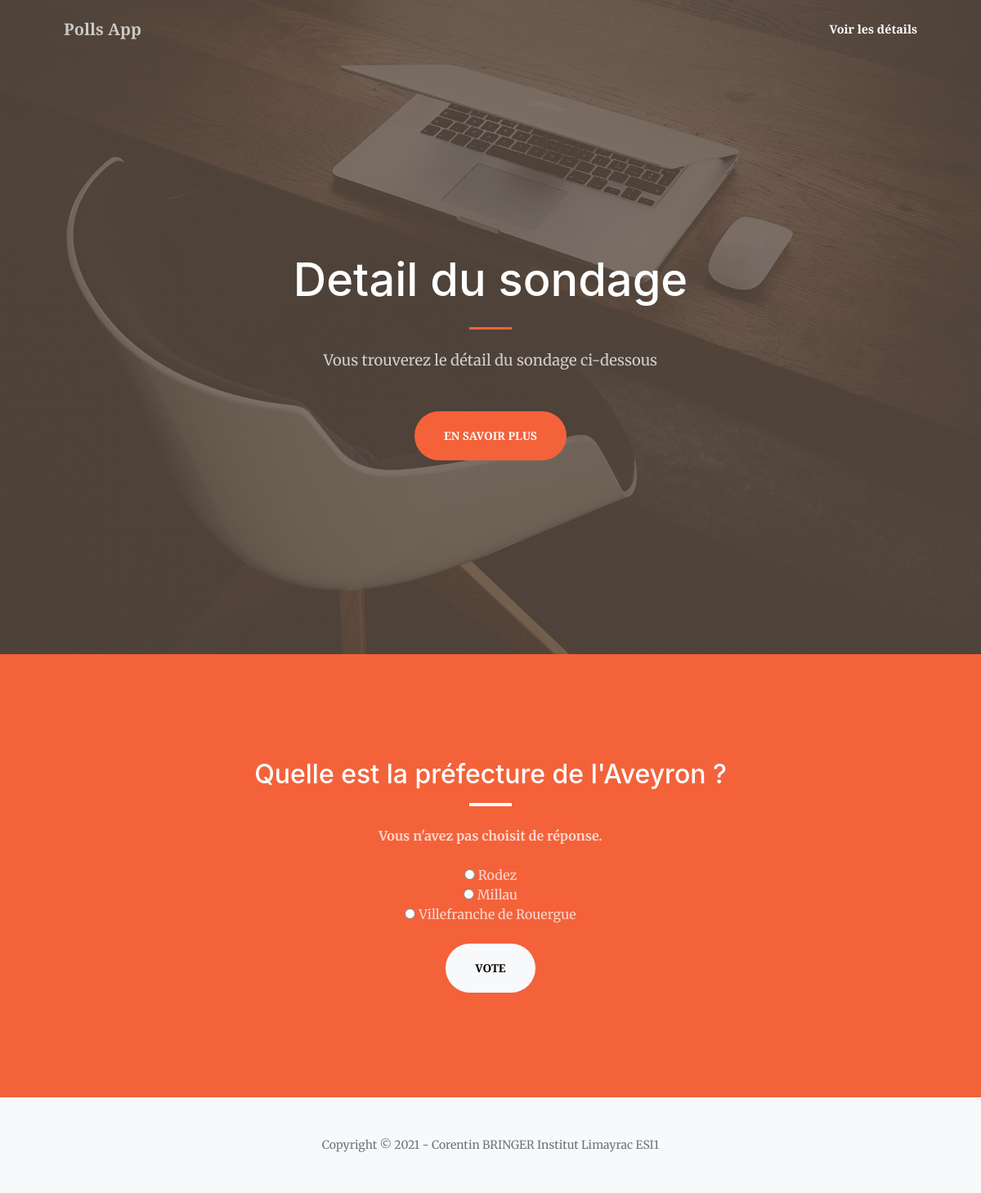
The page /polls/1/vote/ on the database its author committed.
### polls/models.py (models this page shows, shortened)
class Question(models.Model):
    question_text = models.CharField(max_length=200)
    pub_date = models.DateTimeField('date publication')

class Choice(models.Model):
    question = models.ForeignKey(Question, on_delete=models.CASCADE)
    choice_text = models.CharField(max_length=200)
    votes = models.IntegerField(default=0)

### polls/views.py (the view)
# urls.py: path('<int:question_id>/vote/', views.vote, name='vote'),
def vote(request, question_id):
    question = get_object_or_404(Question, pk=question_id)
    try:
        selected_choice = question.choice_set.get(pk=request.POST['choice'])
    except (KeyError, Choice.DoesNotExist):
        return render(request, 'polls/detail.html', {
            'question': question,
            'error_message': "Vous n'avez pas choisit de réponse.",
        })
    else:
        selected_choice.votes += 1
        selected_choice.save()
        return HttpResponseRedirect(reverse('polls:results', args=(question.id,)))

### polls/templates/polls/detail.html (shortened to what this page needs)
<!DOCTYPE html>
<html lang="fr">
    <head>
        <link href="https://cdn.jsdelivr.net/npm/bootstrap-icons@1.5.0/font/bootstrap-icons.css" rel="stylesheet" />
        <link href="https://cdnjs.cloudflare.com/ajax/libs/SimpleLightbox/2.1.0/simpleLightbox.min.css" rel="stylesheet" />
        {% load static %}
        <link rel="stylesheet" type="text/css" href="{% static 'homepage/style.css' %}">
    </head>
    <body id="page-top">
        <nav class="navbar navbar-expand-lg navbar-light fixed-top py-3" id="mainNav">
            <div class="container px-4 px-lg-5">
                <a class="navbar-brand" href="/">Polls App</a>
                <div class="collapse navbar-collapse" id="navbarResponsive">
                    <ul class="navbar-nav ms-auto my-2 my-lg-0">
                        <li class="nav-item"><a class="nav-link" href="#about">Voir les détails</a></li>
                    </ul>
                </div>
            </div>
        </nav>
        <header class="masthead">
            <div class="container px-4 px-lg-5 h-100">
                <div class="row gx-4 gx-lg-5 h-100 align-items-center justify-content-center text-center">
                    <div class="col-lg-8 align-self-end">
                        <h1 class="text-white font-weight-bold">Detail du sondage</h1>
                        <hr class="divider" />
                    </div>
                    <div class="col-lg-8 align-self-baseline">
                        <p class="text-white-75 mb-5">Vous trouverez le détail du sondage ci-dessous</p>
                        <a class="btn btn-primary btn-xl" href="#about">En savoir plus</a>
                    </div>
                </div>
            </div>
        </header>
        <section class="page-section bg-primary" id="about">
            <div class="container px-4 px-lg-5">
                <div class="row gx-4 gx-lg-5 justify-content-center">
                    <div class="col-lg-8 text-center">
                        <form action="{% url 'polls:vote' question.id %}" method="post">
                        <fieldset>
                            <legend><h2 class="text-white mt-0">{{ question.question_text }}</h2></legend>
                            <hr class="divider divider-light" />
                            {% if error_message %}<p class="text-white-75 mb-4"><strong>{{ error_message }}</strong></p>{% endif %}
                            {% for choice in question.choice_set.all %}
                                <input type="radio" name="choice" id="choice{{ forloop.counter }}" value="{{ choice.id }}">
                                <label class="text-white-75" for="choice{{ forloop.counter }}">{{ choice.choice_text }}</label><br>
                            {% endfor %}
                        </fieldset>
                        <input class="btn btn-light btn-xl mt-4" type="submit" value="Vote">
                        </form>
                    </div>
                </div>
            </div>
        </section>
        <footer class="bg-light py-5">
            <div class="container px-4 px-lg-5"><div class="small text-center text-muted">Copyright &copy; 2021 - Corentin BRINGER Institut Limayrac ESI1</div></div>
        </footer>
    </body>
</html>

### rows shown on the page
Question: question_text "Quelle est la préfecture de l'Aveyron ?"
Choice: choice_text "Rodez"
Choice: choice_text "Millau"
Choice: choice_text "Villefranche de Rouergue"

### other values the page prints
{{ error_message }} "Vous n'avez pas choisit de réponse."
